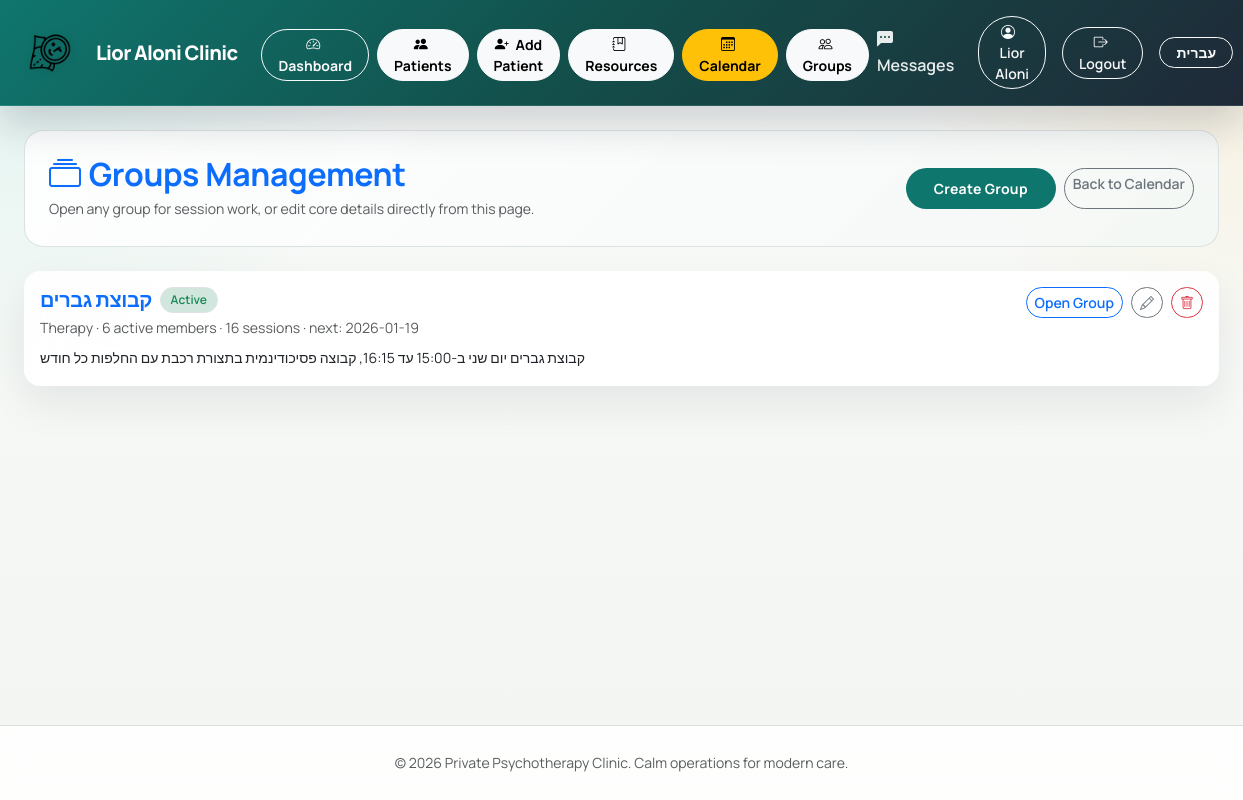
The app's page /groups (signed in) with its own data.
### tables this page shows
CREATE TABLE users (
    id INTEGER PRIMARY KEY AUTOINCREMENT,
    username TEXT NOT NULL UNIQUE,
    display_name TEXT,
    password_hash TEXT NOT NULL,
    role TEXT NOT NULL CHECK(role IN ('admin', 'patient')),
    totp_secret TEXT,
    totp_enabled BOOLEAN DEFAULT 0,
    force_password_change BOOLEAN DEFAULT 0,
    email TEXT,
    phone TEXT,
    id_number TEXT,
    birth_date DATE,
    patient_id INTEGER,
    is_active BOOLEAN DEFAULT 1,
    created_at TIMESTAMP DEFAULT CURRENT_TIMESTAMP,
    FOREIGN KEY (patient_id) REFERENCES patients (id)
);

CREATE TABLE groups (
    id INTEGER PRIMARY KEY AUTOINCREMENT,
    name TEXT NOT NULL,
    group_type TEXT DEFAULT 'support',
    description TEXT,
    is_active BOOLEAN DEFAULT 1,
    created_at TIMESTAMP DEFAULT CURRENT_TIMESTAMP
);

### app.py (the view, shortened to what this page needs)
@app.route('/groups', methods=['GET', 'POST'])
@login_required
def groups_dashboard():
    if current_user.role != 'admin':
        return redirect(url_for('patient_home'))
    db = get_db()
    groups = db.execute('''
        SELECT g.*, COUNT(gm.patient_id) AS member_count,
               (
                 SELECT COUNT(*)
                 FROM group_sessions gs
                 WHERE gs.group_id = g.id
               ) AS session_count,
               (
                 SELECT MIN(gs2.session_date)
                 FROM group_sessions gs2
                 WHERE gs2.group_id = g.id AND COALESCE(gs2.status, 'scheduled') = 'scheduled'
               ) AS next_session_date
        FROM groups g
        LEFT JOIN group_members gm ON gm.group_id = g.id AND gm.left_at IS NULL
        GROUP BY g.id
        ORDER BY g.created_at DESC, g.name ASC
    ''').fetchall()
    return render_template('groups_overview.html', groups=groups)

### templates/groups_overview.html (shortened to what this page needs)
{% extends 'layout.html' %}
{% block content %}
{% set is_he = (lang == 'he') %}
{% macro txt(en, he) -%}
{{ he if is_he else en }}
{%- endmacro %}
{% macro group_type_label(group_type) -%}
{%- if group_type == 'support' -%}{{ txt('Support', 'תמיכה') }}
{%- elif group_type == 'skills' -%}{{ txt('Skills', 'מיומנויות') }}
{%- elif group_type == 'psychoeducation' -%}{{ txt('Psychoeducation', 'פסיכו-חינוך') }}
{%- elif group_type == 'therapy' -%}{{ txt('Therapy', 'טיפול') }}
{%- else -%}{{ group_type or txt('Unknown', 'לא ידוע') }}
{%- endif -%}
{%- endmacro %}
<div class="groups-hero p-3 p-md-4 mb-4 d-flex justify-content-between align-items-center flex-wrap gap-3">
    <div>
        <h2 class="mb-1 text-primary fw-bold group-overview-title"><i class="bi bi-collection me-2"></i>{{ txt('Groups Management', 'ניהול קבוצות') }}</h2>
        <p class="text-muted small mb-0">{{ txt('Open any group for session work, or edit core details directly from this page.', 'פתיחת קבוצה לעבודה על מפגשים או עריכת פרטי הליבה ישירות מהעמוד הזה.') }}</p>
    </div>
    <div class="d-flex gap-2 flex-wrap">
        <button type="button" class="btn btn-primary btn-sm rounded-pill" onclick="toggleCreateGroupPanel()">{{ txt('Create Group', 'יצירת קבוצה') }}</button>
        <a href="{{ url_for('weekly_calendar') }}" class="btn btn-outline-secondary btn-sm rounded-pill">{{ txt('Back to Calendar', 'חזרה ליומן') }}</a>
    </div>
</div>
<div class="d-flex flex-column gap-3">
    {% for group in groups %}
    <div class="card border-0 shadow-sm rounded-4 group-overview-card">
        <div class="card-body">
            <div class="d-flex justify-content-between align-items-start flex-wrap gap-3">
                <div>
                    <div class="d-flex align-items-center gap-2 flex-wrap mb-1">
                        <h5 class="fw-bold mb-0 text-primary">{{ group['name'] }}</h5>
                        <span class="badge rounded-pill {% if group['is_active'] %}bg-success-subtle text-success{% else %}bg-secondary-subtle text-secondary{% endif %} border">
                            {% if group['is_active'] %}{{ txt('Active', 'פעילה') }}{% else %}{{ txt('History', 'היסטוריה') }}{% endif %}
                        </span>
                    </div>
                    <div class="small text-muted group-overview-meta">
                        {{ group_type_label(group['group_type']) }} · {{ group['member_count'] }} {{ txt('active members', 'משתתפים פעילים') }} · {{ group['session_count'] }} {{ txt('sessions', 'מפגשים') }}
                        {% if group['next_session_date'] %} · {{ txt('next', 'הבא') }}: {{ group['next_session_date'] }}{% endif %}
                    </div>
                    {% if group['description'] %}
                    <div class="small mt-2">{{ group['description'] }}</div>
                    {% endif %}
                </div>
                <div class="d-flex gap-2 flex-wrap">
                    <a href="{{ url_for('group_detail', group_id=group['id']) }}" class="btn btn-outline-primary btn-sm rounded-pill">{{ txt('Open Group', 'פתיחת קבוצה') }}</a>
                    <button type="button" class="btn btn-outline-secondary btn-sm rounded-pill" onclick="toggleOverviewEdit({{ group['id'] }})">
                        <i class="bi bi-pencil"></i>
                    </button>
                    <button type="button" class="btn btn-outline-danger btn-sm rounded-pill" onclick="toggleOverviewDelete({{ group['id'] }})">
                        <i class="bi bi-trash"></i>
                    </button>
                </div>
            </div>
        </div>
    </div>
    {% else %}
    <div class="card border-0 shadow-sm rounded-4">
        <div class="card-body text-center text-muted py-5">
            {{ txt('No groups yet. Create your first group.', 'עדיין אין קבוצות. אפשר ליצור את הקבוצה הראשונה.') }}
        </div>
    </div>
    {% endfor %}
</div>
{% endblock %}

### templates/layout.html (shortened to what this page needs)
<!doctype html>
<html lang="{{ lang }}" data-density="{{ ui_density or 'balanced' }}" {% if lang == 'he' %}dir="rtl"{% endif %}>
<head>
    {% if lang == 'he' %}
    <link rel="stylesheet" href="https://cdn.jsdelivr.net/npm/bootstrap@5.3.3/dist/css/bootstrap.rtl.min.css">
    <link href="https://fonts.googleapis.com/css2?family=Heebo:wght@400;500;600;700;800&display=swap" rel="stylesheet">
    <style>
        body, button, input, select, textarea, .btn, .nav-link, .badge, .form-control, .form-select { font-family: 'Heebo', sans-serif !important; }
    </style>
    {% else %}
    <link href="https://cdn.jsdelivr.net/npm/bootstrap@5.3.3/dist/css/bootstrap.min.css" rel="stylesheet">
    {% endif %}
    <link rel="stylesheet" href="https://cdn.jsdelivr.net/npm/bootstrap-icons@1.11.3/font/bootstrap-icons.min.css">
    <link rel="stylesheet" href="{{ url_for('static', filename='style.css') }}">
</head>
<body data-endpoint="{{ request.endpoint or '' }}">
    <nav class="navbar navbar-expand-lg navbar-dark bg-primary mb-4 sticky-top">
        <div class="container-fluid app-container px-3 px-xl-4">
            <a class="navbar-brand d-flex align-items-center" href="{% if current_user.is_authenticated and current_user.role == 'admin' %}{{ url_for('admin_dashboard') }}{% else %}{{ url_for('index') }}{% endif %}">
                <img src="{{ url_for('static', filename='Logo.png') }}" alt="logo" style="height:52px;width:auto;object-fit:contain;" class="me-2 rounded">
                <span>{% if lang == 'he' %}ליאור אלוני{% else %}Lior Aloni Clinic{% endif %}</span>
            </a>
            <div class="collapse navbar-collapse" id="navbarNav">
                <ul class="navbar-nav me-auto">
                    {% if current_user.is_authenticated and current_user.role == 'admin' %}
                        <li class="nav-item ms-lg-2">
                            <a class="btn btn-outline-light btn-sm mt-1 fw-bold" href="{{ url_for('admin_dashboard') }}">
                                <i class="bi bi-speedometer2 me-1"></i> {{ t('Dashboard') }}
                            </a>
                        </li>
                        <li class="nav-item ms-lg-2">
                            <a class="btn btn-light btn-sm mt-1 fw-bold" href="{{ url_for('crm_dashboard') }}">
                                <i class="bi bi-people-fill me-1"></i> {{ t('Patients') }}
                            </a>
                        </li>
                        <li class="nav-item ms-lg-2">
                            <a class="btn btn-light btn-sm mt-1 fw-bold" href="{{ url_for('add_patient') }}">
                                <i class="bi bi-person-plus-fill me-1"></i> {{ t('Add Patient') }}
                            </a>
                        </li>
                        <li class="nav-item ms-lg-2">
                            <a class="btn btn-light btn-sm mt-1 fw-bold" href="{{ url_for('manage_resources') }}">
                                <i class="bi bi-journal-bookmark me-1"></i> {{ t('Resources') }}
                            </a>
                        </li>
                        <li class="nav-item ms-lg-2">
                            <a class="btn btn-warning btn-sm mt-1 fw-bold" href="{{ url_for('weekly_calendar') }}">
                                <i class="bi bi-calendar3 me-1"></i> Calendar
                            </a>
                        </li>
                        <li class="nav-item ms-lg-2">
                            <a class="btn btn-light btn-sm mt-1 fw-bold" href="{{ url_for('groups_dashboard') }}">
                                <i class="bi bi-people me-1"></i> Groups
                            </a>
                        </li>
                    {% elif current_user.is_authenticated and current_user.role == 'patient' %}
                        <li class="nav-item">
                            <a class="nav-link" href="{{ url_for('weekly_calendar') }}">
                                <i class="bi bi-calendar3 me-1"></i> Calendar
                            </a>
                        </li>
                    {% endif %}
                </ul>
                <ul class="navbar-nav ms-auto align-items-center">
                    {% if current_user.is_authenticated %}
                        <li class="nav-item me-3">
                            <a href="#" class="nav-link text-white small" data-bs-toggle="offcanvas" data-bs-target="#messagesOffcanvas" aria-controls="messagesOffcanvas">
                                <i class="bi bi-chat-left-dots-fill me-1"></i> {{ t('Messages') }}
                            </a>
                        </li>
                        <li class="nav-item me-3">
                            {% if current_user.role == 'admin' %}
                            <a class="btn btn-outline-light btn-sm rounded-pill" href="{{ url_for('admin_profile') }}">
                                <i class="bi bi-person-circle me-1"></i>
                                {{ current_user.display_name or current_user.username }}
                            </a>
                            {% else %}
                            <span class="nav-link text-white-50 small">
                                <i class="bi bi-person-circle me-1"></i> {{ current_user.username }}
                            </span>
                            {% endif %}
                        </li>
                        <li class="nav-item">
                            <a class="btn btn-outline-light btn-sm rounded-pill px-3" href="{{ url_for('logout') }}">
                                <i class="bi bi-box-arrow-right me-1"></i> {{ t('Logout') }}
                            </a>
                        </li>
                    {% else %}
                        <li class="nav-item">
                            <a class="btn btn-outline-light btn-sm rounded-pill px-4" href="{{ url_for('login') }}">{{ t('Login') }}</a>
                        </li>
                    {% endif %}
                    <li class="nav-item ms-3">
                        <a href="{{ url_for('set_lang', lang='he' if lang == 'en' else 'en') }}" class="btn btn-sm btn-outline-light">
                            {% if lang == 'en' %}עברית{% else %}English{% endif %}
                        </a>
                    </li>
                </ul>
            </div>
        </div>
    </nav>
    <main class="container-fluid app-container app-shell mb-5 px-3 px-xl-4">
        {% block content %}{% endblock %}
    </main>
    <footer class="py-4 mt-auto">
        <div class="container-fluid app-container text-center px-3 px-xl-4">
             <span class="text-muted small">© 2026 Private Psychotherapy Clinic. Calm operations for modern care.</span>
        </div>
    </footer>
    <div class="toast-container position-fixed bottom-0 end-0 p-3" id="notificationContainer"></div>
</body>
</html>

### records on screen
users: display_name "Lior Aloni"
groups: name "קבוצת גברים", he "Active Therapy active members sessions next Open Group", member_count "6", session_count "16", next_session_date "2026-01-19", description "קבוצת גברים יום שני ב-15:00 עד 16:15, קבוצה פסיכודינמית בתצורת רכבת עם החלפות כל חודש"

### other values on screen
{{ t('Dashboard') }} "Dashboard"
{{ t('Patients') }} "Patients"
{{ t('Add Patient') }} "Add Patient"
{{ t('Resources') }} "Resources"
{{ t('Messages') }} "Messages"
{{ t('Logout') }} "Logout"
{{ he if is_he else en }} "Groups Management Open any group for session work, or edit core details directly from this page. Create Group Back to Calendar"
